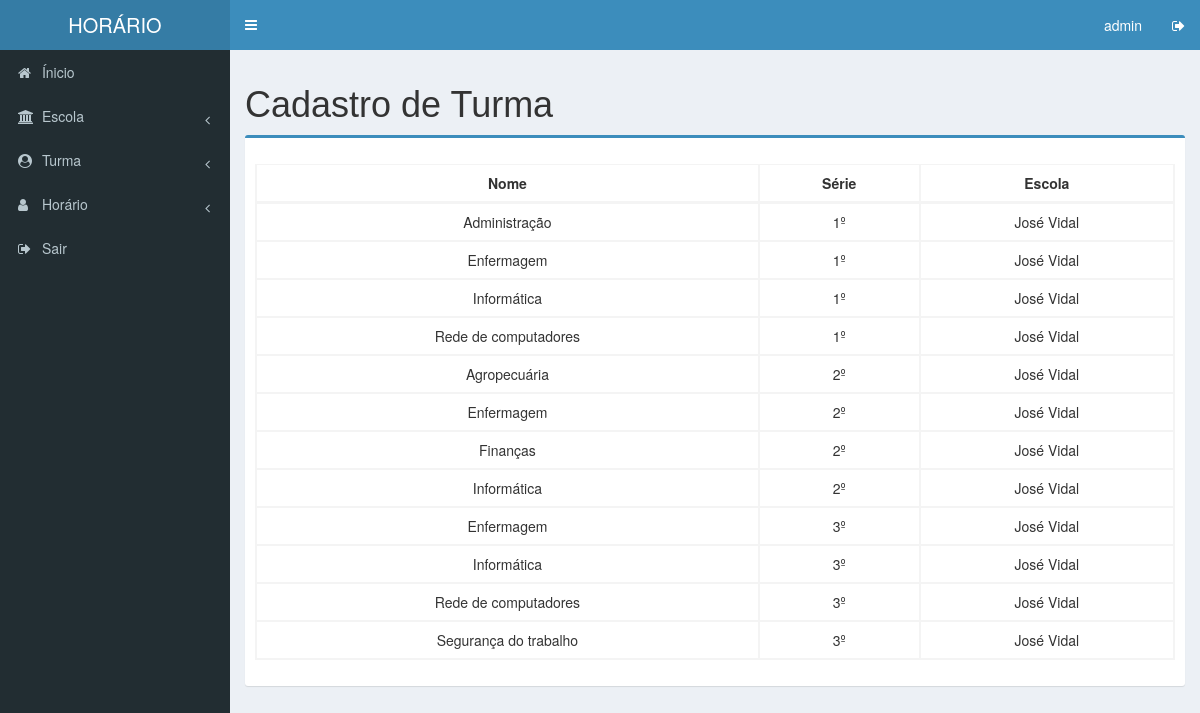
Page /view/listagem_turma.php on the committed database.
### tables this page shows
CREATE TABLE IF NOT EXISTS `turma` (
  `id` int(5) NOT NULL AUTO_INCREMENT,
  `nome` varchar(50) NOT NULL,
  `escola` varchar(50) NOT NULL,
  `serie` varchar(50) NOT NULL,
  PRIMARY KEY (`id`)
);

### controller/c_turma.php (called while the page is built, shortened)
<?php
	require_once("../controller/conexao.php");
	class c_turma {
		public function listar() {
			$con = new Conexao();
			$query = "SELECT * FROM turma";
			return $con->executar($query);
		}
	}
?>

### controller/conexao.php (called while the page is built, shortened)
<?php
	class Conexao {
		private $servidor = "localhost";
		private $usuario = "root";
		private $senha = "";
		private $banco = "horario";
		private $con;
		public function conectar(){
			$this -> con = mysqli_connect($this->servidor, $this->usuario, $this->senha, $this->banco);
		}
		public function executar($query){
			$sql = mysqli_query($this->con, $query);
			return $sql;
		}
	}
?>

### view/listagem_turma.php (the view, shortened to what this page needs)
<?php
require_once('../controller/c_turma.php');
	$turma = new c_turma();
	$lista = $turma->listar();
?>
<!DOCTYPE html>
<html xmlns="http://www.w3.org/1999/xhtml" >
	<head>
		<link rel="stylesheet" href="css/vendors/bootstrap.min.css" />
		<link rel="stylesheet" href="css/fonts/font-awesome.min.css" />
		<link rel="stylesheet" href="css/fonts/ionicons.min.css" />
		<link rel="stylesheet" href="css/layout/AdminLTE.min.css" />
		<link rel="stylesheet" href="css/layout/_all-skins.min.css" />
		<link rel="stylesheet" href="css/custoescola.css" >
	</head>
	<body class="hold-transition skin-blue sidebar-mini" style="background-color: #222d32;" >
		<header class="main-header" >
			<a href="#" class="logo" >
				<span class="logo-lg" >HORÁRIO</span>
			</a>
			<nav class="navbar navbar-static-top" >
				<a href="#" class="sidebar-toggle" data-toggle="push-menu" role="button" >
				</a>
				<div class="navbar-custom-menu" >
					<ul class="nav navbar-nav" >
						<li>
							<a href="#" >admin</a>
						</li>
						<li class="dropdown messages-menu" >
							<a href="#" >
								<i class="fa fa-sign-out" ></i>
							</a>
						</li>
					</ul>
				</div>
			</nav>
		</header>
		<aside class="main-sidebar" >
		<section class="sidebar" >
			<ul class="sidebar-menu" data-widget="tree" >
				<li>
					<a href="index.php" >
						<i class="fa fa-home" ></i>
						<span>Ínicio</span>
					</a>
				</li>
				<li class="treeview" >
					<a href="#" >
						<i class="fa fa-university" ></i>
						<span>Escola</span>
						<span class="pull-right-container" >
							<i class="fa fa-angle-left" ></i>
						</span>
					</a>
				</li>
				<li class="treeview" >
					<a href="#" >
						<i class="fa fa-user-circle" ></i>
						<span>Turma</span>
						<span class="pull-right-container" >
							<i class="fa fa-angle-left" ></i>
						</span>
					</a>
				</li>
				<li class="treeview" >
					<a href="#" >
						<i class="fa fa-user" ></i>
						<span>Horário</span>
						<span class="pull-right-container" >
							<i class="fa fa-angle-left" ></i>
						</span>
					</a>
				</li>
				<li>
					<a href="#" >
						<i class="fa fa-sign-out" ></i>
						<span>Sair</span>
					</a>
				</li>
			</ul>
		</section>
		</aside>
		<div class="content-wrapper" >
			<section class="content" >
				<h1>Cadastro de Turma</h1>
				<div class="box box-primary" >
					<form th:action="@{/professor/form}" method="POST" >
						<div class="box-body" >
							<div class="row" >
								<table class="table table-bordered table-hover dataTable" >
									<thead>
									<tr>
										<th class="coluna" >Nome</th>
										<th class="coluna" >Série</th>
										<th class="coluna" >Escola</th>
									</tr>
								</thead>
								<tbody>
									<?php while($dado = $lista->fetch_array()) { ?>
									<tr>
										<td class="coluna" ><?php echo $dado['nome'] ?></td>
										<td class="coluna" ><?php echo $dado['serie'] ?></td>
										<td class="coluna" ><?php echo $dado['escola'] ?></td>
									</tr>
									<?php }?>
								</tbody>
								</table>
							</div>
						</div>
					</form>
				</div>
			</section>
		</div>
	</body>
</html>

### view/css/custoescola.css (style rules this page uses)
.box-body { padding: 20px 25px; }
.dataTable { clear: both; margin-top: 6px !important; margin-bottom: 6px !important; max-width: none !important; border-collapse: separate !important; }
.coluna { text-align: center; }

### rows in the picture
turma: nome "Administração", serie "1º", escola "José Vidal"
turma: nome "Enfermagem", serie "1º", escola "José Vidal"
turma: nome "Informática", serie "1º", escola "José Vidal"
turma: nome "Rede de computadores", serie "1º", escola "José Vidal"
turma: nome "Agropecuária", serie "2º", escola "José Vidal"
turma: nome "Enfermagem", serie "2º", escola "José Vidal"
turma: nome "Finanças", serie "2º", escola "José Vidal"
turma: nome "Informática", serie "2º", escola "José Vidal"
turma: nome "Enfermagem", serie "3º", escola "José Vidal"
turma: nome "Informática", serie "3º", escola "José Vidal"
turma: nome "Rede de computadores", serie "3º", escola "José Vidal"
turma: nome "Segurança do trabalho", serie "3º", escola "José Vidal"
